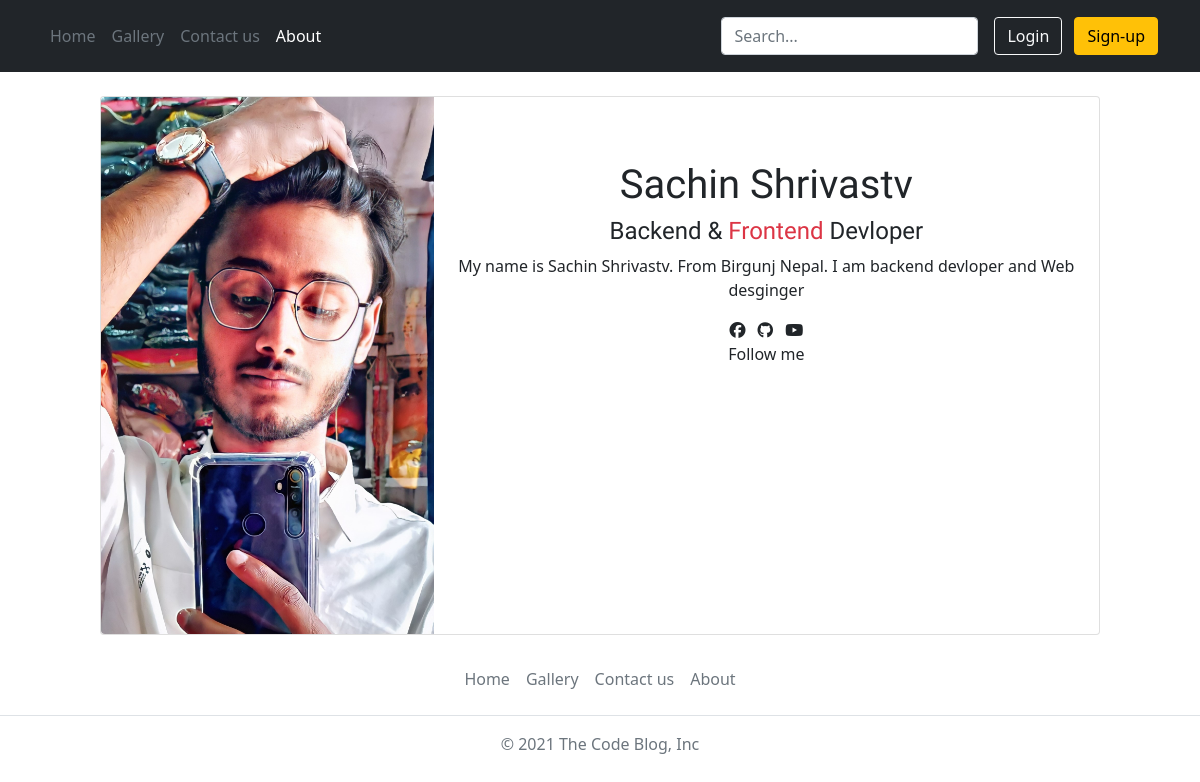
/about, run on the app's committed database.
### tables this page shows
CREATE TABLE "About" (
	"name"	TEXT,
	"skill"	TEXT,
	"description"	TEXT,
	"image"	TEXT
);

### app.py (the view)
@app.route('/about')
def about():
    return render_template('about.html', about=dbAbout.showAbout(), setting = dbConfig.showConfig())

### app.py (called while the page is built)
    def showAbout():
        return cursor.execute("SELECT * FROM About").fetchall()[0]

    def showConfig():
        return (cursor.execute("SELECT * FROM Config").fetchall()[0])

### templates/about.html (shortened to what this page needs)
<!doctype html>
<html lang="en">
<head>
    <link rel="stylesheet" href="{{ url_for('static', filename='css/index.css') }} ">
    <link href="https://cdn.jsdelivr.net/npm/bootstrap@5.1.3/dist/css/bootstrap.min.css" rel="stylesheet"
>
</head>
<body id="about">
    <header class="p-3 bg-dark text-white">
        <div class="container">
            <div class="d-flex flex-wrap align-items-center justify-content-center justify-content-lg-start">
                <ul class="nav col-12 col-lg-auto me-lg-auto mb-2 justify-content-center mb-md-0">
                    <li><a href="/" class="nav-link px-2 text-secondary">Home</a></li>
                    <li><a href="/gallery" class="nav-link px-2 text-secondary">Gallery</a></li>
                    <li><a href="/contact" class="nav-link px-2 text-secondary">Contact us</a></li>
                    <li><a href="/about" class="nav-link px-2 text-white">About</a></li>
                </ul>
                <form class="col-12 col-lg-auto mb-3 mb-lg-0 me-lg-3 ">
                    <input type="search" class="form-control form-control-dark" placeholder="Search..."
                        aria-label="Search">
                </form>
                <div class="text-end mobile-disabled">
                    <button type="button" class="btn btn-outline-light me-2">Login</button>
                    <button type="button" class="btn btn-warning">Sign-up</button>
                </div>
            </div>
        </div>
    </header>
    <div class="container  justify-content-center">
        <div class="card mb-3 mx-auto my-4" style="max-width: 1000px;">
            <div class="row g-0">
                <div class="col-md-4">
                    {% set about_img = 'img/about/' + about[3] %}
                    <img src="{{ url_for('static', filename=about_img) }}" class="img-fluid rounded-start"
                        alt="...">
                </div>
                <div class="col-md-8">
                    <div class="card-body justify-content-center">
                        <h1 class="card-title text-center mt-5">{{about[0]}}</h1>
                        <h4 class="card-title text-center">{{about[1].split(" ")[0]}} {{about[1].split(" ")[1]}} <span class="text-danger">{{about[1].split(" ")[2]}} </span>{{about[1].split(" ")[3]}}</h4>
                        <p class="card-text text-center">{{about[2]}}</p>
                        <p class="card-text text-center"><a href="{{setting[2]}}" class="text-dark mx-1"><i
                                    class="fa-brands fa-facebook"></i></a> <a href="{{setting[3]}}" class="text-dark mx-1"><i
                                    class="fa-brands fa-github"></i></a> <a href="{{setting[4]}}" class="text-dark mx-1"><i
                                    class="fa-brands fa-youtube"></i></a> <br> Follow me </p>
                    </div>
                </div>
            </div>
        </div>
    </div>
    <footer class="footer my-4">
        <ul class="nav justify-content-center border-bottom pb-3 mb-3">
            <li class="nav-item"><a href="/" class="nav-link px-2 text-muted">Home</a></li>
            <li class="nav-item"><a href="/gallery" class="nav-link px-2 text-muted">Gallery</a></li>
            <li class="nav-item"><a href="/contact" class="nav-link px-2 text-muted">Contact us</a></li>
            <li class="nav-item"><a href="#about" class="nav-link px-2 text-muted">About</a></li>
        </ul>
        <p class="text-center text-muted">© 2021 The Code Blog, Inc</p>
    </footer>
</body>
</html>

### static/css/index.css (style rules this page uses)
html { scroll-behavior: smooth; }
body { background-color: rgb(187, 173, 173); }

### templates/about.html (style rules this page uses)
.card-title { font-family: 'Kanit', sans-serif; }

### data on the page
About: name "Sachin Shrivastv", skill "Backend", skill "&", skill "Frontend", skill "Devloper", description "My name is Sachin Shrivastv. From Birgunj Nepal. I am backend devloper and Web desginger"
